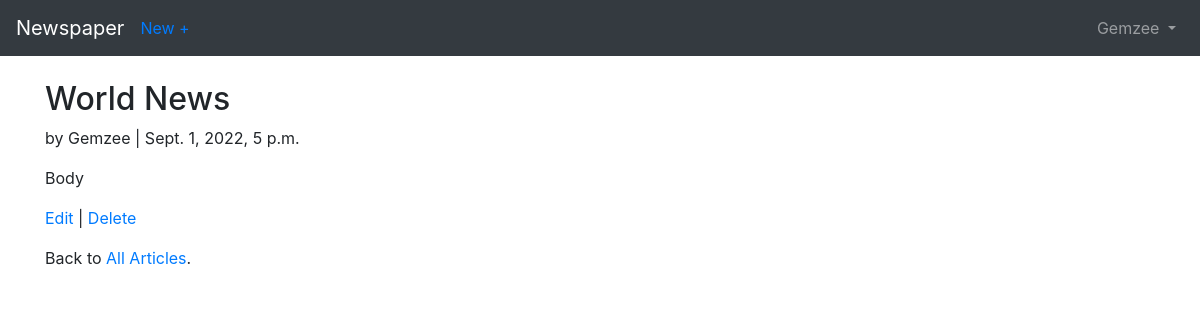
Before: /articles/1/ (signed in) with the older database file.
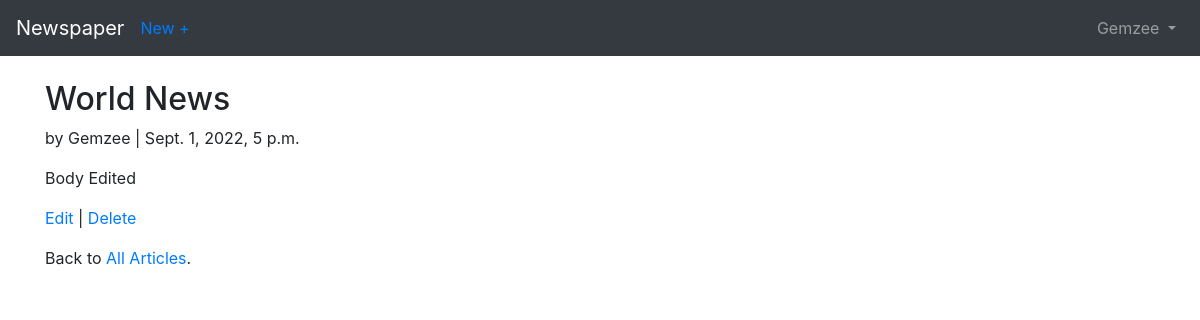
After: the same page with the newer database file.
### articles/models.py (models this page shows, shortened)
class Article(models.Model):
    title = models.CharField(max_length=255)
    body = models.TextField()
    date = models.DateTimeField(auto_now_add=True)
    author = models.ForeignKey(get_user_model(), on_delete=models.CASCADE,)

### users/models.py (models this page shows)
class CustomUser(AbstractUser):
    age = models.PositiveIntegerField(null=True, blank=True)

### articles/views.py (the view)
# urls.py: path('<int:pk>/', ArticleDetailView.as_view(), name='article_detail'),
class ArticleDetailView(LoginRequiredMixin ,DetailView):
    model = Article
    template_name = "article_detail.html"
    login_url = 'login'

### templates/article_detail.html
{% extends 'base.html' %}
{% block content %}
    <div class="article-entry">
        <h2>{{ object.title }}</h2>
        <p>by {{ object.author }} | {{ object.date }}</p>
        <p>{{ object.body }}</p>
    </div>
    <p><a href="{% url 'article_edit' article.pk %}">Edit</a> | <a href="{% url 'article_delete' article.pk %}">Delete</a></p>
    <p>Back to <a href="{% url 'article_list' %}">All Articles</a>.</p>
{% endblock content %}

Changed rows visible on the page:
changed Article "World News": body "Body" → "Body Edited"
